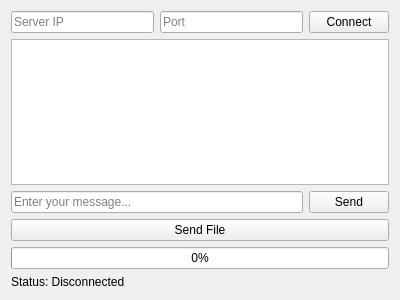
<?xml version="1.0" encoding="UTF-8"?>
<ui version="4.0">
 <class>Client</class>
 <widget class="QWidget" name="Client">
  <property name="geometry">
   <rect>
    <x>0</x>
    <y>0</y>
    <width>400</width>
    <height>300</height>
   </rect>
  </property>
  <property name="windowTitle">
   <string>Chat Client</string>
  </property>
  <layout class="QVBoxLayout" name="verticalLayout">
   <item>
    <layout class="QHBoxLayout" name="horizontalLayout">
     <item>
      <widget class="QLineEdit" name="lineEditHost">
       <property name="placeholderText">
        <string>Server IP</string>
       </property>
      </widget>
     </item>
     <item>
      <widget class="QLineEdit" name="lineEditPort">
       <property name="placeholderText">
        <string>Port</string>
       </property>
      </widget>
     </item>
     <item>
      <widget class="QPushButton" name="connectButton">
       <property name="text">
        <string>Connect</string>
       </property>
      </widget>
     </item>
    </layout>
   </item>
   <item>
    <widget class="QTextBrowser" name="textBrowserChat"/>
   </item>
   <item>
    <layout class="QHBoxLayout" name="horizontalLayout_2">
     <item>
      <widget class="QLineEdit" name="lineEditMessage">
       <property name="placeholderText">
        <string>Enter your message...</string>
       </property>
      </widget>
     </item>
     <item>
      <widget class="QPushButton" name="sendButton">
       <property name="text">
        <string>Send</string>
       </property>
      </widget>
     </item>
    </layout>
   </item>
   <item>
    <widget class="QPushButton" name="sendFileButton">
     <property name="text">
      <string>Send File</string>
     </property>
    </widget>
   </item>
   <item>
    <widget class="QProgressBar" name="progressBar">
     <property name="value">
      <number>0</number>
     </property>
    </widget>
   </item>
   <item>
    <widget class="QLabel" name="statusLabel">
     <property name="text">
      <string>Status: Disconnected</string>
     </property>
    </widget>
   </item>
  </layout>
 </widget>
 <resources/>
 <connections/>
</ui>
